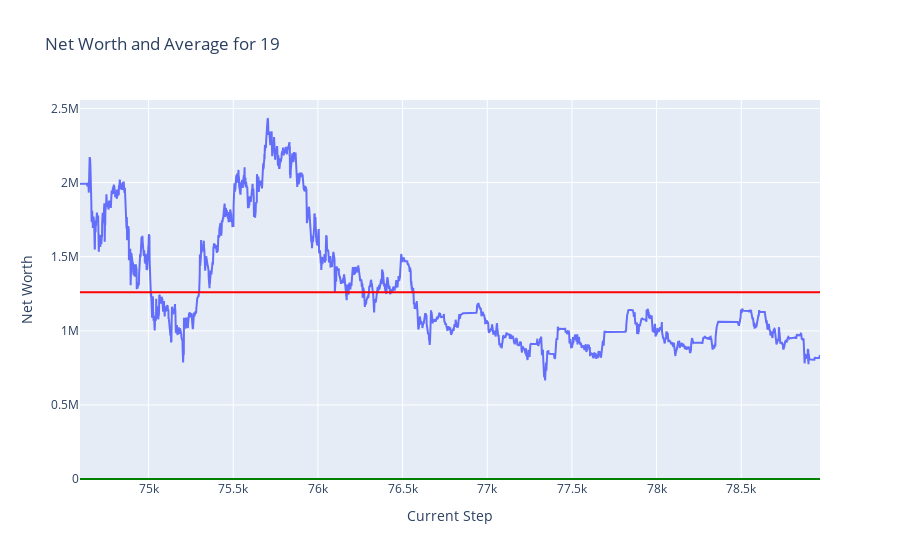
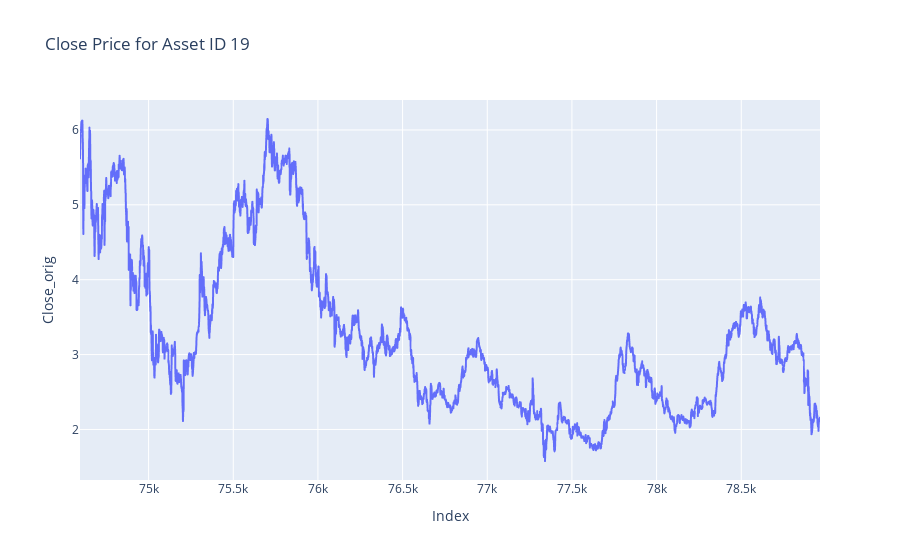
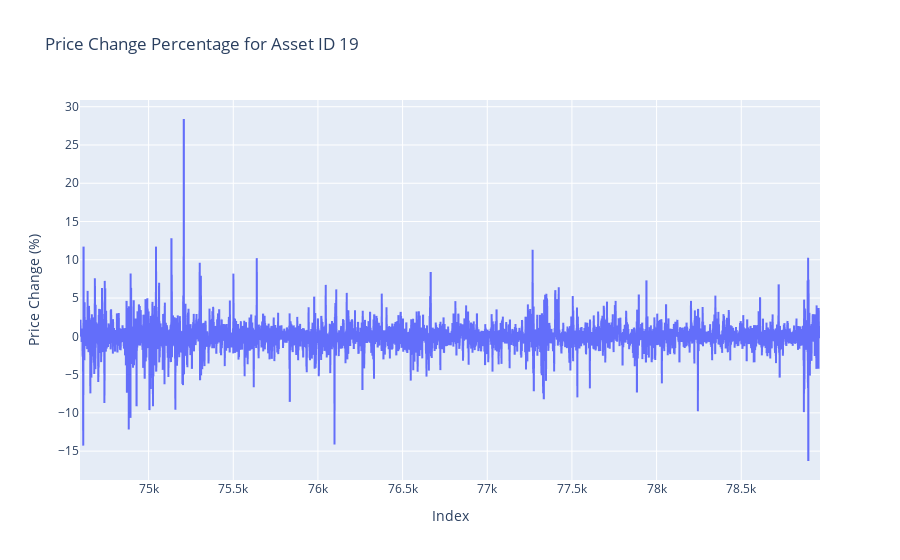
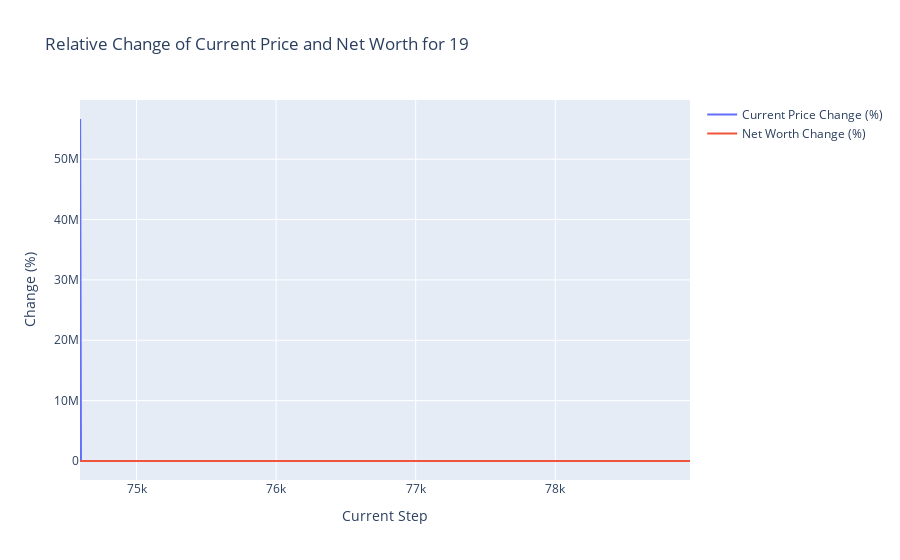

The notebook cell these images were saved under, in order:
### Markdown cell above
## Plots

### Code cell
token = 19
plot_token_data(df = train_hist_df, token = token)
plot_close_by_asset(df= train_df, asset_id= token)
plot_price_change_by_asset(df= train_df, asset_id= token)
plot_relative_change_by_token(df = train_hist_df, token = token)

### Figure 1 — Plotly figure (JSON) as saved in the notebook; plotly's stock layout.template omitted (floating-point values rounded to 4 significant figures; data arrays with more than 128 entries replaced by an {"elided": "..."} marker saying what was removed)
{"data": [{"mode": "lines", "name": "Net Worth", "type": "scatter", "x": {"elided": "4371 int values"}, "y": {"elided": "4371 float values"}}], "layout": {"shapes": [{"line": {"color": "green"}, "name": "Net Worth = 1000", "type": "line", "x0": 0, "x1": 1, "xref": "x domain", "y0": 1000, "y1": 1000, "yref": "y"}, {"line": {"color": "red"}, "name": "Average Net Worth = 1260830.62", "type": "line", "x0": 0, "x1": 1, "xref": "x domain", "y0": 1261000.0, "y1": 1261000.0, "yref": "y"}], "title": {"text": "Net Worth and Average for 19"}, "xaxis": {"title": {"text": "Current Step"}}, "yaxis": {"title": {"text": "Net Worth"}}}}

### Figure 2 — Plotly figure (JSON) as saved in the notebook; plotly's stock layout.template omitted (floating-point values rounded to 4 significant figures; data arrays with more than 128 entries replaced by an {"elided": "..."} marker saying what was removed)
{"data": [{"hovertemplate": "Index=%{x}<br>Close_orig=%{y}<extra></extra>", "legendgroup": "", "line": {"color": "#636efa", "dash": "solid"}, "marker": {"symbol": "circle"}, "mode": "lines", "name": "", "showlegend": false, "type": "scattergl", "x": {"elided": "4371 int values"}, "xaxis": "x", "y": {"elided": "4371 float values"}, "yaxis": "y"}], "layout": {"legend": {"tracegroupgap": 0}, "title": {"text": "Close Price for Asset ID 19"}, "xaxis": {"anchor": "y", "domain": [0, 1], "title": {"text": "Index"}}, "yaxis": {"anchor": "x", "domain": [0, 1], "title": {"text": "Close_orig"}}}}

### Figure 3 — Plotly figure (JSON) as saved in the notebook; plotly's stock layout.template omitted (floating-point values rounded to 4 significant figures; data arrays with more than 128 entries replaced by an {"elided": "..."} marker saying what was removed)
{"data": [{"hovertemplate": "Index=%{x}<br>Price Change (%)=%{y}<extra></extra>", "legendgroup": "", "line": {"color": "#636efa", "dash": "solid"}, "marker": {"symbol": "circle"}, "mode": "lines", "name": "", "showlegend": false, "type": "scattergl", "x": {"elided": "4371 int values"}, "xaxis": "x", "y": {"elided": "4371 float values"}, "yaxis": "y"}], "layout": {"legend": {"tracegroupgap": 0}, "title": {"text": "Price Change Percentage for Asset ID 19"}, "xaxis": {"anchor": "y", "domain": [0, 1], "title": {"text": "Index"}}, "yaxis": {"anchor": "x", "domain": [0, 1], "title": {"text": "Price Change (%)"}}}}

### Figure 4 — Plotly figure (JSON) as saved in the notebook; plotly's stock layout.template omitted (floating-point values rounded to 4 significant figures; data arrays with more than 128 entries replaced by an {"elided": "..."} marker saying what was removed)
{"data": [{"mode": "lines", "name": "Current Price Change (%)", "type": "scatter", "x": {"elided": "4371 int values"}, "y": {"elided": "4371 float values"}}, {"mode": "lines", "name": "Net Worth Change (%)", "type": "scatter", "x": {"elided": "4371 int values"}, "y": {"elided": "4371 float values"}}], "layout": {"title": {"text": "Relative Change of Current Price and Net Worth for 19"}, "xaxis": {"title": {"text": "Current Step"}}, "yaxis": {"title": {"text": "Change (%)"}}}}
